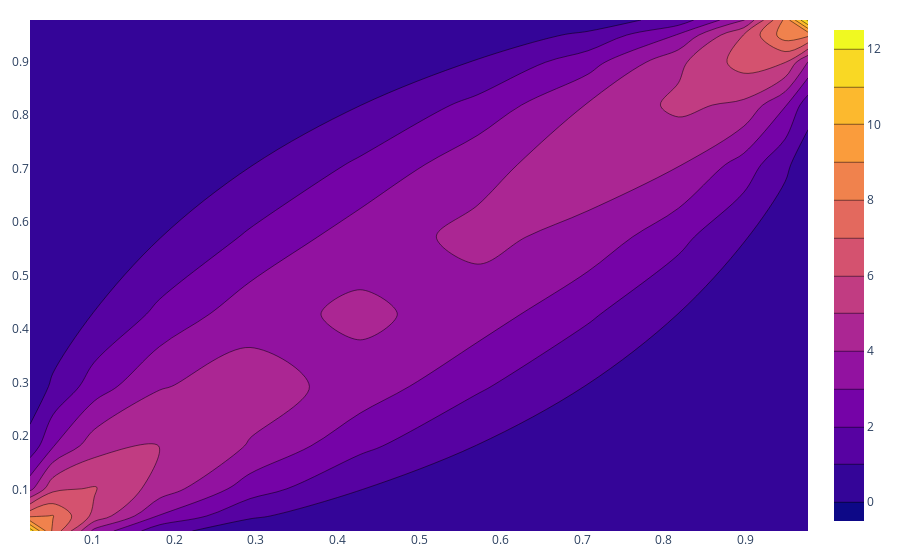

Notebook cell for this chart:
### Code cell
fig = go.Figure(data =
    go.Contour(
        z=np.array(results)/(RS_law.pdf(grids[:,0])*RF_law.pdf(grids[:,1])),
        x=RS_law.cdf(grids[:,0]), # horizontal axis
        y=RF_law.cdf(grids[:,1]) # vertical axis
    ))
fig.update_layout(
    margin=dict(l=20, r=20, t=20, b=20))
fig.show()

### Figure 1 — Plotly figure (JSON) as saved in the notebook; plotly's stock layout.template omitted (floating-point values rounded to 4 significant figures; data arrays with more than 128 entries replaced by an {"elided": "..."} marker saying what was removed)
{"data": [{"type": "contour", "x": {"elided": "144 float values"}, "y": {"elided": "144 float values"}, "z": {"elided": "144 float values"}}], "layout": {"margin": {"b": 20, "l": 20, "r": 20, "t": 20}}}
